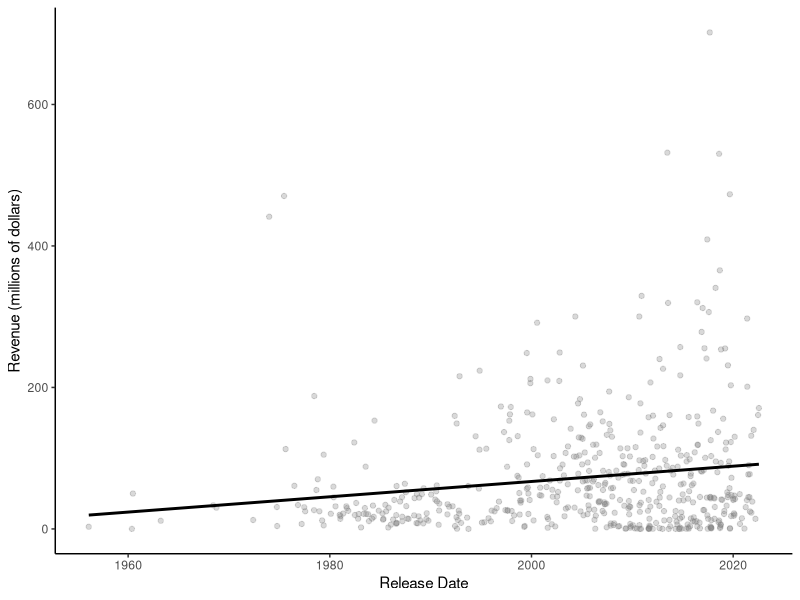
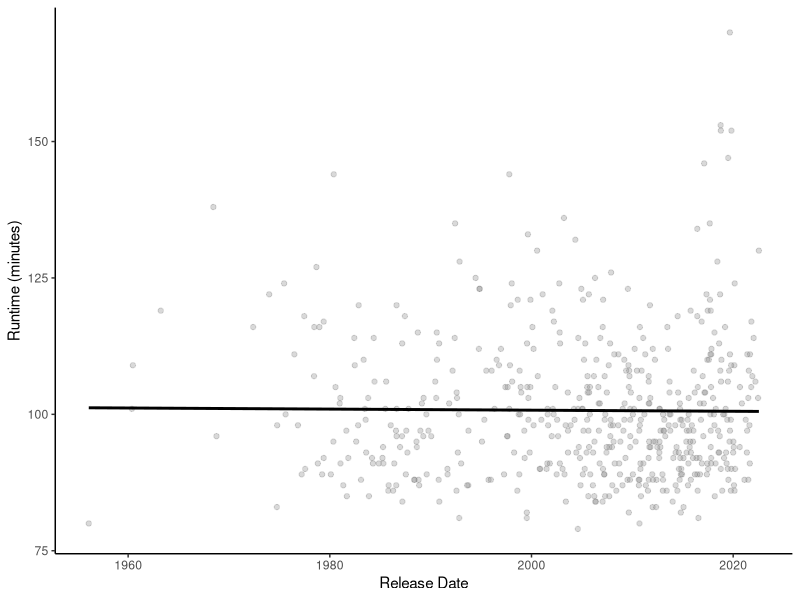
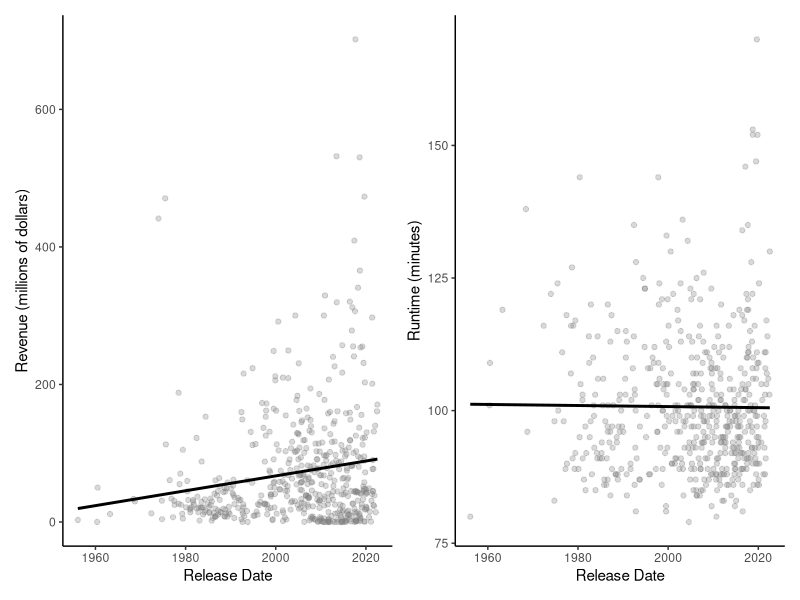
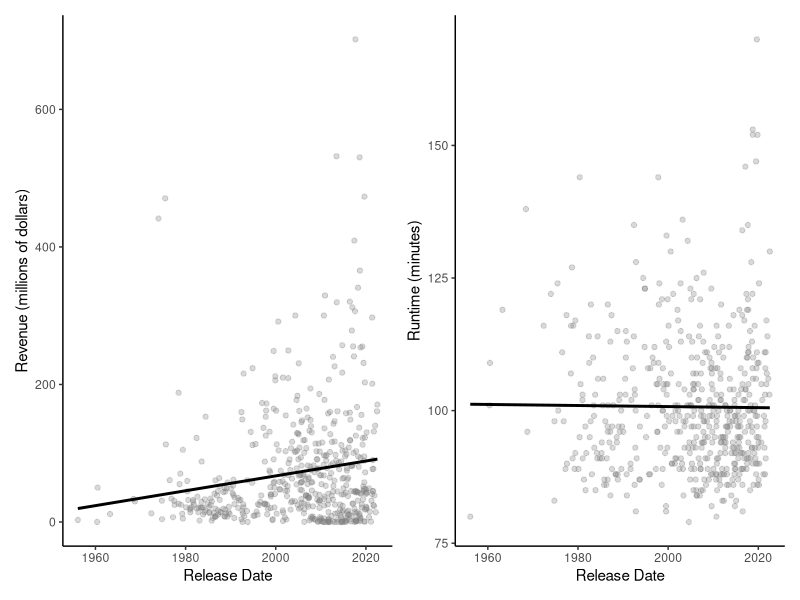
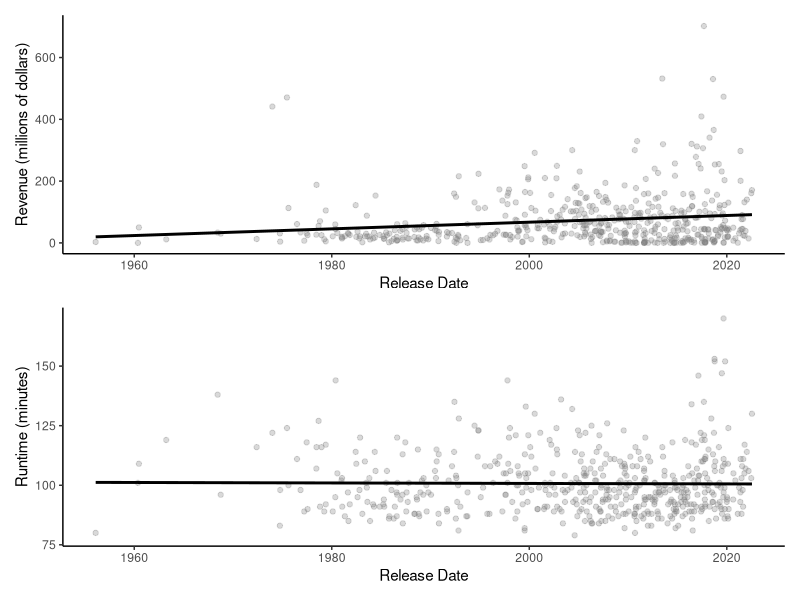
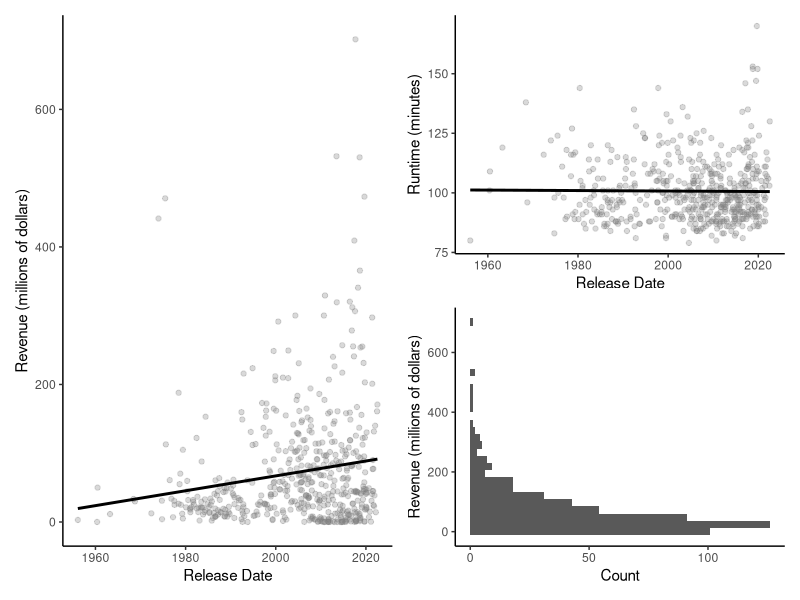
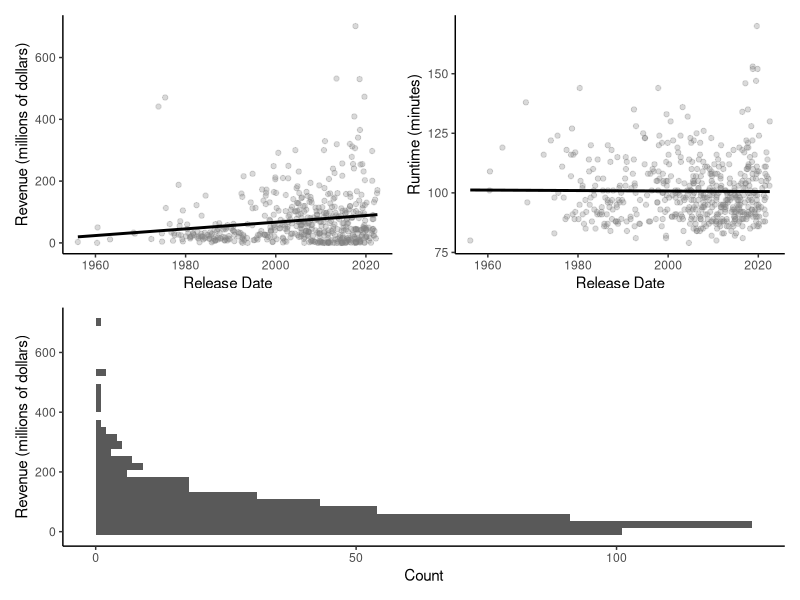
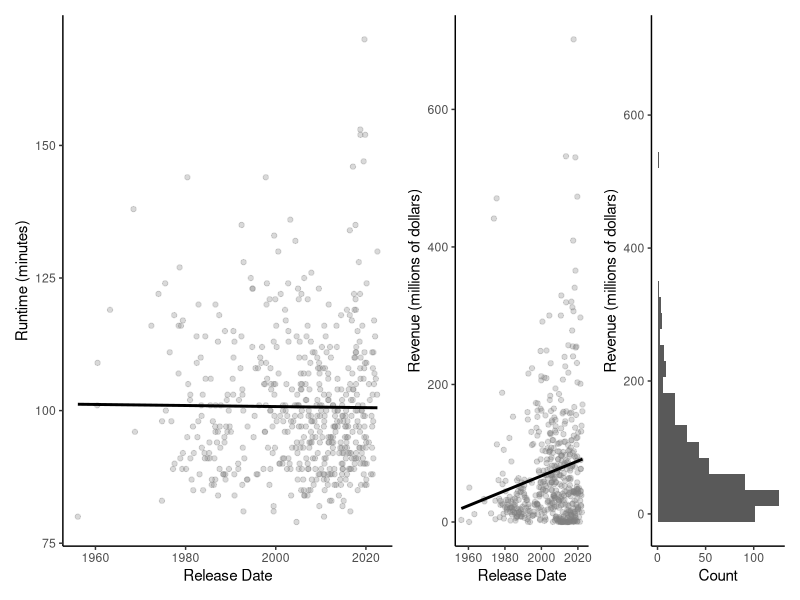

R code for these plots, in order:
## ---- chunk 1
library(tidyverse)
library(patchwork)
library(scales)
## ---- chunk 2
horror_data <- read_csv("data/horror_movies.csv")
## ---- chunk 3
theme_set(theme_classic())

horror_data %>%
  ggplot(aes(x = release_date,
             y = revenue/1000000)) + 
  geom_point(color = "grey50", alpha = 0.3) + 
  geom_smooth(method = "lm", se = FALSE, color = "black") + 
  labs(x = "Release Date", y = "Revenue (millions of dollars)") -> rev_plot

rev_plot
## ---- chunk 4
horror_data %>%
  ggplot(aes(x = release_date,
             y = runtime)) + 
  geom_point(color = "grey50", alpha = 0.3) + 
  geom_smooth(method = "lm", se = FALSE, color = "black") + 
  labs(x = "Release Date", y = "Runtime (minutes)") -> run_plot

run_plot
## ---- chunk 5

horror_data %>%
  ggplot(aes(y = revenue/1000000)) + 
  geom_histogram() + 
  labs(x = "Count", y = "Revenue (millions of dollars)") -> rev_dist
## ---- chunk 6

# Both do the same thing
rev_plot + run_plot

rev_plot | run_plot
## ---- chunk 7
rev_plot / run_plot
## ---- chunk 8
rev_plot + run_plot / rev_dist
## ---- chunk 9
(rev_plot + run_plot) / rev_dist
## ---- chunk 10
# Pack on right side
run_plot + (rev_plot + rev_dist)

# Pack on left side
(rev_plot + rev_dist) - run_plot
## ---- chunk 11
(rev_plot + rev_dist) / (run_plot + plot_spacer())
## ---- chunk 12
wrap_plots(rev_plot, rev_dist, run_plot) + 
  plot_layout(nrow = 2)

## ---- chunk 13
wrap_plots(rev_plot, rev_dist, run_plot) + 
  plot_layout(nrow = 2,
              widths = c(1,.2))
## ---- chunk 14
rev_plot + 
  theme(axis.title.x = element_blank(),
        axis.text.x = element_blank()) -> new_rev_plot

rev_dist + 
  theme(axis.title = element_blank(),
        axis.text = element_blank(),
        axis.ticks = element_blank(),
        axis.line = element_blank()) -> new_rev_dist

wrap_plots(new_rev_plot, new_rev_dist, run_plot) + 
  plot_layout(nrow = 2,
              widths = c(1,.2))

## ---- chunk 15
wrap_plots(new_rev_plot, new_rev_dist, run_plot) + 
  plot_layout(nrow = 2,
              widths = c(1,.2)) + 
  plot_annotation(tag_levels = "A")
## ---- chunk 16
flipped_rev_dist <- rev_dist + coord_flip()

rev_plot + 
  inset_element(flipped_rev_dist,
                left = 0.05,
                right = .4,
                bottom = .3,
                top = 1)
